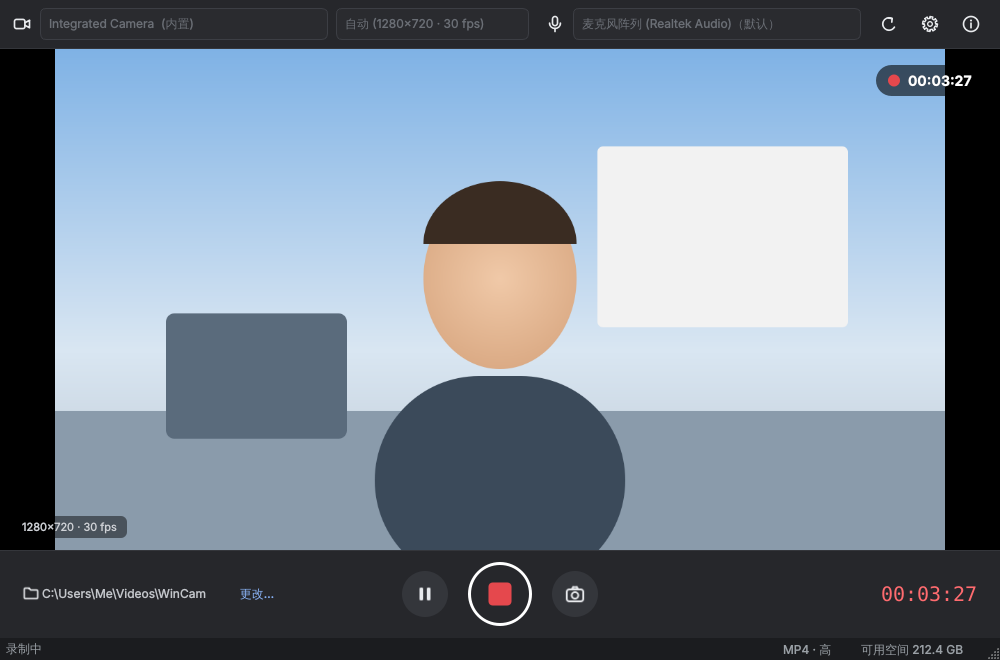
#> input picture docs/screenshot.png, 1000 x 660 px
$ python ci_screens.py ../docs/screenshot.png
#> lines starting #> are read from the running program, lines starting #| are printed output that depends on the picture
"""CI helper: print small crops of Windows screenshots as base64 so they can be checked from the job log.

usage: python tools/ci_screens.py <screenshot.png> [<screenshot2.png> ...]
"""

import base64
import io
import sys

from PIL import Image


def emit(label: str, img: Image.Image, fmt: str = "PNG") -> None:
    buf = io.BytesIO()
    img.save(buf, fmt, **({"quality": 45} if fmt == "JPEG" else {"optimize": True}))
    print(f"=====BEGIN {label} {fmt}=====")
    data = base64.b64encode(buf.getvalue()).decode()
    for i in range(0, len(data), 3000):
        print(data[i:i + 3000])
    print(f"=====END {label}=====")


for path in sys.argv[1:]:
    im = Image.open(path).convert("RGB")
#> im is the input picture: PIL image 1000x660 RGB; mean R, G, B 117.7, 130.9, 145.1
    w, h = im.size
#> w = 1000; h = 660
    name = path.replace("\\", "/").rsplit("/", 1)[-1].rsplit(".", 1)[0]
    emit(f"{name}-taskbar", im.crop((0, h - 56, w, h)))
#> in emit, `img.save(buf, fmt, **({"quality": 45} if fmt == "JPEG" else {"optimize..`:
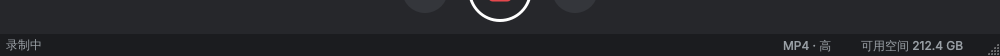
#> img: PIL image 1000x56 RGB; mean R, G, B 36.2, 37.2, 40.8
    emit(f"{name}-corner", im.crop((w - 420, h - 260, w, h)))
#> call 2 of emit, with label = 'screenshot-corner', fmt = 'PNG'
#> in emit (call 2), `img.save(buf, fmt, **({"quality": 45} if fmt == "JPEG" else {"optimize..`:
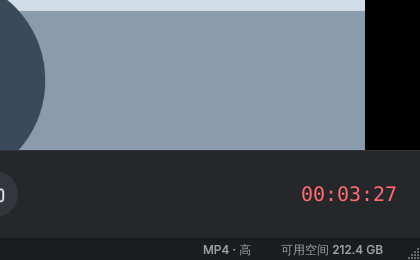
#> img: PIL image 420x260 RGB; mean R, G, B 84.5, 92.7, 102.2
    small = im.copy()
    small.thumbnail((560, 560))
    emit(f"{name}-full", small, "JPEG")
